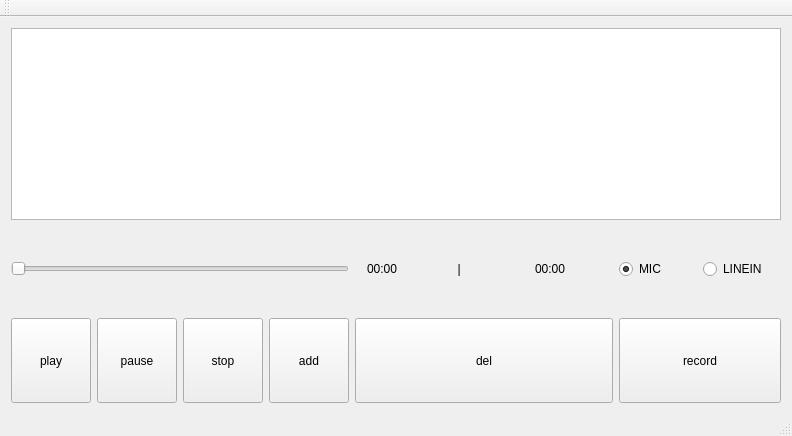
<?xml version="1.0" encoding="UTF-8"?>
<ui version="4.0">
 <class>MainWindow</class>
 <widget class="QMainWindow" name="MainWindow">
  <property name="geometry">
   <rect>
    <x>0</x>
    <y>0</y>
    <width>792</width>
    <height>436</height>
   </rect>
  </property>
  <property name="windowTitle">
   <string>MainWindow</string>
  </property>
  <widget class="QWidget" name="centralWidget">
   <layout class="QHBoxLayout" name="horizontalLayout_2">
    <item>
     <layout class="QGridLayout" name="gridLayout">
      <item row="2" column="1">
       <widget class="QPushButton" name="pause">
        <property name="sizePolicy">
         <sizepolicy hsizetype="Expanding" vsizetype="Expanding">
          <horstretch>0</horstretch>
          <verstretch>0</verstretch>
         </sizepolicy>
        </property>
        <property name="text">
         <string>pause</string>
        </property>
       </widget>
      </item>
      <item row="2" column="3">
       <widget class="QPushButton" name="add">
        <property name="sizePolicy">
         <sizepolicy hsizetype="Expanding" vsizetype="Expanding">
          <horstretch>0</horstretch>
          <verstretch>0</verstretch>
         </sizepolicy>
        </property>
        <property name="text">
         <string>add</string>
        </property>
       </widget>
      </item>
      <item row="1" column="10">
       <widget class="QRadioButton" name="radioLINEIN">
        <property name="sizePolicy">
         <sizepolicy hsizetype="Expanding" vsizetype="Expanding">
          <horstretch>0</horstretch>
          <verstretch>0</verstretch>
         </sizepolicy>
        </property>
        <property name="text">
         <string>LINEIN</string>
        </property>
       </widget>
      </item>
      <item row="1" column="6">
       <widget class="QLabel" name="pos">
        <property name="sizePolicy">
         <sizepolicy hsizetype="Expanding" vsizetype="Expanding">
          <horstretch>0</horstretch>
          <verstretch>0</verstretch>
         </sizepolicy>
        </property>
        <property name="autoFillBackground">
         <bool>false</bool>
        </property>
        <property name="text">
         <string>00:00</string>
        </property>
       </widget>
      </item>
      <item row="2" column="4" colspan="5">
       <widget class="QPushButton" name="del">
        <property name="sizePolicy">
         <sizepolicy hsizetype="Expanding" vsizetype="Expanding">
          <horstretch>0</horstretch>
          <verstretch>0</verstretch>
         </sizepolicy>
        </property>
        <property name="text">
         <string>del</string>
        </property>
       </widget>
      </item>
      <item row="2" column="0">
       <widget class="QPushButton" name="play">
        <property name="sizePolicy">
         <sizepolicy hsizetype="Expanding" vsizetype="Expanding">
          <horstretch>0</horstretch>
          <verstretch>0</verstretch>
         </sizepolicy>
        </property>
        <property name="text">
         <string>play</string>
        </property>
       </widget>
      </item>
      <item row="2" column="9" colspan="2">
       <widget class="QPushButton" name="record">
        <property name="sizePolicy">
         <sizepolicy hsizetype="Expanding" vsizetype="Expanding">
          <horstretch>0</horstretch>
          <verstretch>0</verstretch>
         </sizepolicy>
        </property>
        <property name="text">
         <string>record</string>
        </property>
       </widget>
      </item>
      <item row="1" column="0" colspan="4">
       <widget class="QSlider" name="slider">
        <property name="sizePolicy">
         <sizepolicy hsizetype="Expanding" vsizetype="Expanding">
          <horstretch>0</horstretch>
          <verstretch>0</verstretch>
         </sizepolicy>
        </property>
        <property name="orientation">
         <enum>Qt::Horizontal</enum>
        </property>
       </widget>
      </item>
      <item row="0" column="0" colspan="11">
       <widget class="QListWidget" name="list"/>
      </item>
      <item row="1" column="8">
       <widget class="QLabel" name="length">
        <property name="sizePolicy">
         <sizepolicy hsizetype="Expanding" vsizetype="Expanding">
          <horstretch>0</horstretch>
          <verstretch>0</verstretch>
         </sizepolicy>
        </property>
        <property name="text">
         <string>00:00</string>
        </property>
       </widget>
      </item>
      <item row="1" column="7">
       <widget class="QLabel" name="label">
        <property name="sizePolicy">
         <sizepolicy hsizetype="Expanding" vsizetype="Expanding">
          <horstretch>0</horstretch>
          <verstretch>0</verstretch>
         </sizepolicy>
        </property>
        <property name="text">
         <string>  |</string>
        </property>
       </widget>
      </item>
      <item row="2" column="2">
       <widget class="QPushButton" name="stop">
        <property name="sizePolicy">
         <sizepolicy hsizetype="Expanding" vsizetype="Expanding">
          <horstretch>0</horstretch>
          <verstretch>0</verstretch>
         </sizepolicy>
        </property>
        <property name="text">
         <string>stop</string>
        </property>
       </widget>
      </item>
      <item row="1" column="9">
       <widget class="QRadioButton" name="radioMIC">
        <property name="sizePolicy">
         <sizepolicy hsizetype="Expanding" vsizetype="Expanding">
          <horstretch>0</horstretch>
          <verstretch>0</verstretch>
         </sizepolicy>
        </property>
        <property name="text">
         <string>MIC</string>
        </property>
        <property name="checked">
         <bool>true</bool>
        </property>
       </widget>
      </item>
     </layout>
    </item>
   </layout>
  </widget>
  <widget class="QMenuBar" name="menuBar">
   <property name="geometry">
    <rect>
     <x>0</x>
     <y>0</y>
     <width>792</width>
     <height>25</height>
    </rect>
   </property>
  </widget>
  <widget class="QToolBar" name="mainToolBar">
   <attribute name="toolBarArea">
    <enum>TopToolBarArea</enum>
   </attribute>
   <attribute name="toolBarBreak">
    <bool>false</bool>
   </attribute>
  </widget>
  <widget class="QStatusBar" name="statusBar"/>
 </widget>
 <layoutdefault spacing="6" margin="11"/>
 <resources/>
 <connections/>
</ui>
